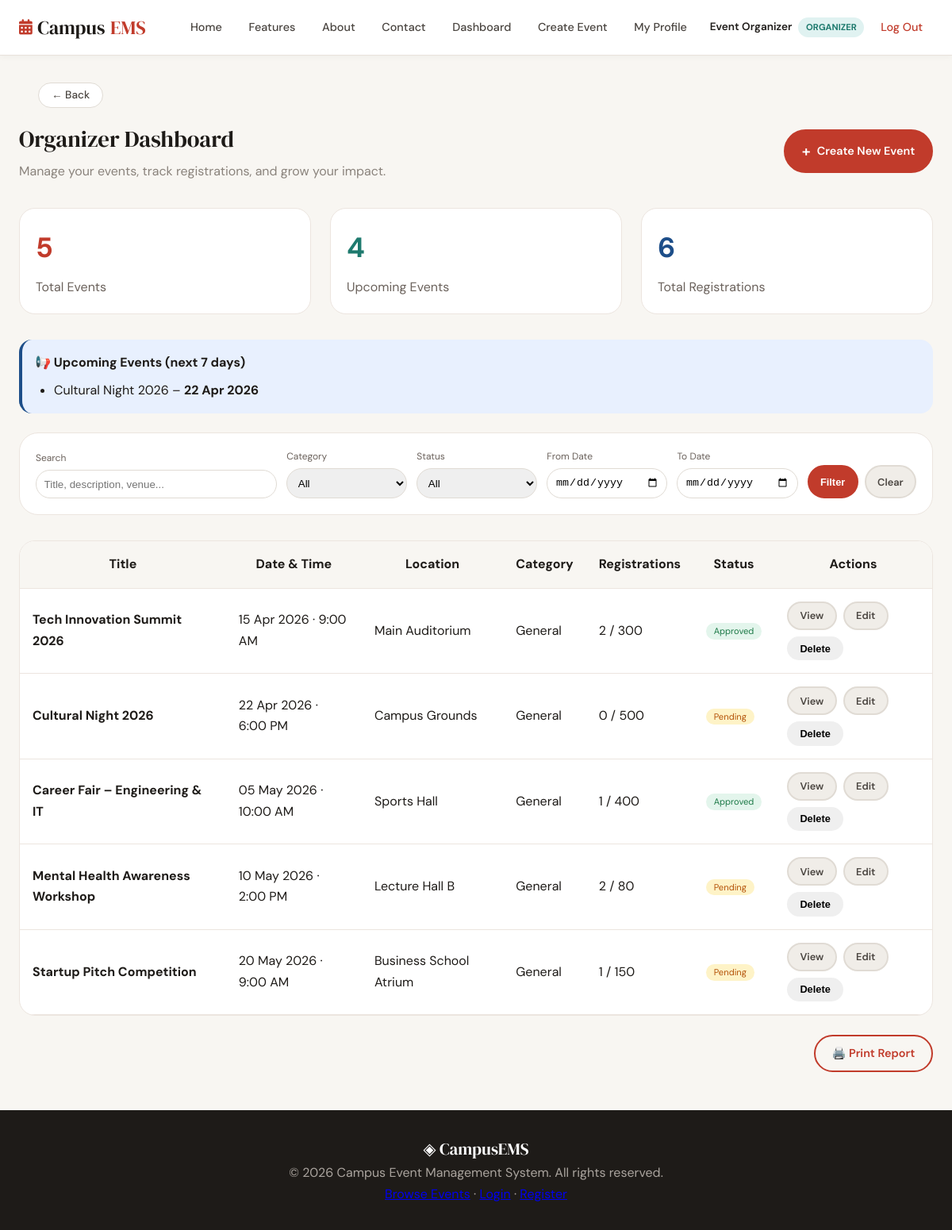
Page /organizer/dashboard.php (signed in) on the committed database.
### tables this page shows
CREATE TABLE `events` (
  `id` int(11) NOT NULL,
  `title` varchar(200) NOT NULL,
  `description` text NOT NULL,
  `event_date` datetime NOT NULL,
  `venue` varchar(200) NOT NULL,
  `capacity` int(11) NOT NULL DEFAULT '100',
  `created_by` int(11) NOT NULL,
  `created_at` datetime NOT NULL DEFAULT CURRENT_TIMESTAMP,
  `deleted_at` datetime DEFAULT NULL,
  `rejection_reason` text,
  `status` enum('pending','approved','rejected') DEFAULT 'pending',
  `poster_image` varchar(255) DEFAULT NULL,
  `video_url` varchar(255) DEFAULT NULL,
  `video_file` varchar(255) DEFAULT NULL,
  `category` varchar(50) DEFAULT 'General'
);

### organizer/dashboard.php (the view, shortened to what this page needs)
<?php
require_once __DIR__ . '/../auth/auth.php';
$uid = current_user_id();
$conn = db_connect();
$stats = [];
$res = $conn->query("SELECT COUNT(*) AS c FROM events WHERE created_by = $uid AND deleted_at IS NULL");
$stats['total_events'] = $res->fetch_assoc()['c'];
$res = $conn->query("SELECT COUNT(*) AS c FROM events WHERE created_by = $uid AND event_date >= NOW() AND deleted_at IS NULL");
$stats['upcoming_events'] = $res->fetch_assoc()['c'];
$res = $conn->query("SELECT COUNT(*) AS c FROM registrations r JOIN events e ON e.id = r.event_id WHERE e.created_by = $uid AND r.status = 'registered'");
$stats['total_registrations'] = $res->fetch_assoc()['c'];
$stmt = $conn->prepare("SELECT id, title, event_date FROM events WHERE created_by = ? AND deleted_at IS NULL AND event_date BETWEEN NOW() AND DATE_ADD(NOW(), INTERVAL 7 DAY) ORDER BY event_date ASC");
$stmt->bind_param('i', $uid);
$stmt->execute();
$notifications = $stmt->get_result()->fetch_all(MYSQLI_ASSOC);
$search = trim($_GET['search'] ?? '');
$date_from = $_GET['date_from'] ?? '';
$date_to = $_GET['date_to'] ?? '';
$sql = "SELECT e.*,
        (SELECT COUNT(*) FROM registrations WHERE event_id=e.id AND status='registered') AS reg_count
        FROM events e
        WHERE e.created_by = ? AND e.deleted_at IS NULL";
$params = [$uid];
$types = 'i';
$sql .= " ORDER BY e.event_date ASC";
$stmt = $conn->prepare($sql);
$stmt->bind_param($types, ...$params);
$stmt->execute();
$events = $stmt->get_result()->fetch_all(MYSQLI_ASSOC);
require_once __DIR__ . '/../includes/header.php';
?>
<div class="container" style="padding-top: 1rem;">
    <div class="nav-button-wrapper">
    </div>
    <div style="display: flex; justify-content: space-between; align-items: center; margin-bottom: 2rem; flex-wrap: wrap;">
        <div>
            <h1 style="font-size: 1.8rem; margin-bottom: 0.25rem;">Organizer Dashboard</h1>
            <p class="text-muted">Manage your events, track registrations, and grow your impact.</p>
        </div>
        <a href="<?= base_url('organizer/create_event.php') ?>" class="btn btn-primary" style="display: inline-flex; align-items: center; gap: 0.5rem;">
            <span style="font-size: 1.2rem;">+</span> Create New Event
        </a>
    </div>
    <div style="display: grid; grid-template-columns: repeat(auto-fit, minmax(200px, 1fr)); gap: 1.5rem; margin-bottom: 2rem;">
        <div class="stat-card" style="background: white; border-radius: 20px; padding: 1.25rem; border: 1px solid #ece5df; transition: 0.2s;">
            <div style="font-size: 2.2rem; font-weight: 700; color: #c13b2b;"><?= $stats['total_events'] ?></div>
            <div style="color: #6b625c; margin-top: 0.5rem;">Total Events</div>
        </div>
        <div class="stat-card" style="background: white; border-radius: 20px; padding: 1.25rem; border: 1px solid #ece5df;">
            <div style="font-size: 2.2rem; font-weight: 700; color: #1e7a6e;"><?= $stats['upcoming_events'] ?></div>
            <div style="color: #6b625c; margin-top: 0.5rem;">Upcoming Events</div>
        </div>
        <div class="stat-card" style="background: white; border-radius: 20px; padding: 1.25rem; border: 1px solid #ece5df;">
            <div style="font-size: 2.2rem; font-weight: 700; color: #1d4e89;"><?= $stats['total_registrations'] ?></div>
            <div style="color: #6b625c; margin-top: 0.5rem;">Total Registrations</div>
        </div>
    </div>
    <?php if (!empty($notifications)): ?>
        <div style="background: #e8f0fe; border-left: 4px solid #1d4e89; border-radius: 16px; padding: 1rem; margin-bottom: 1.5rem;">
            <strong style="display: block; margin-bottom: 0.5rem;">📢 Upcoming Events (next 7 days)</strong>
            <ul style="margin-left: 1.5rem;">
                <?php foreach ($notifications as $notif): ?>
                    <li><?= e($notif['title']) ?> – <strong><?= date('d M Y', strtotime($notif['event_date'])) ?></strong></li>
                <?php endforeach; ?>
            </ul>
        </div>
    <?php endif; ?>
    <div style="background: white; border-radius: 24px; padding: 1.25rem; margin-bottom: 2rem; border: 1px solid #ece5df;">
        <form method="GET" action="" style="display: flex; flex-wrap: wrap; gap: 0.75rem; align-items: flex-end;">
            <div style="flex: 2; min-width: 180px;">
                <label style="display: block; font-size: 0.75rem; margin-bottom: 0.25rem; color: #6b625c;">Search</label>
                <input type="text" name="search" placeholder="Title, description, venue..." value="<?= e($search) ?>" style="width: 100%; padding: 0.6rem; border: 1px solid #e0dbd4; border-radius: 30px;">
            </div>
            <div style="flex: 1; min-width: 130px;">
                <label style="display: block; font-size: 0.75rem; margin-bottom: 0.25rem; color: #6b625c;">Category</label>
                <select name="category" style="width: 100%; padding: 0.6rem; border-radius: 30px; border: 1px solid #e0dbd4;">
                    <option value="">All</option>
                </select>
            </div>
            <div style="flex: 1; min-width: 130px;">
                <label style="display: block; font-size: 0.75rem; margin-bottom: 0.25rem; color: #6b625c;">Status</label>
                <select name="status" style="width: 100%; padding: 0.6rem; border-radius: 30px; border: 1px solid #e0dbd4;">
                    <option value="">All</option>
                </select>
            </div>
            <div style="flex: 1; min-width: 130px;">
                <label style="display: block; font-size: 0.75rem; margin-bottom: 0.25rem; color: #6b625c;">From Date</label>
                <input type="date" name="date_from" value="<?= e($date_from) ?>" style="width: 100%; padding: 0.6rem; border-radius: 30px; border: 1px solid #e0dbd4;">
            </div>
            <div style="flex: 1; min-width: 130px;">
                <label style="display: block; font-size: 0.75rem; margin-bottom: 0.25rem; color: #6b625c;">To Date</label>
                <input type="date" name="date_to" value="<?= e($date_to) ?>" style="width: 100%; padding: 0.6rem; border-radius: 30px; border: 1px solid #e0dbd4;">
            </div>
            <div style="display: flex; gap: 0.5rem;">
                <button type="submit" class="btn btn-primary btn-sm" style="height: 42px;">Filter</button>
                <a href="<?= base_url('organizer/dashboard.php') ?>" class="btn btn-ghost btn-sm" style="height: 42px;">Clear</a>
            </div>
        </form>
    </div>
    <div style="background: white; border-radius: 20px; border: 1px solid #ece5df; overflow-x: auto;">
        <table style="width: 100%; border-collapse: collapse;">
            <thead>
                <tr style="background: #f8f6f2; border-bottom: 1px solid #ece5df;">
                    <th style="padding: 1rem;">Title</th>
                    <th style="padding: 1rem;">Date & Time</th>
                    <th style="padding: 1rem;">Location</th>
                    <th style="padding: 1rem;">Category</th>
                    <th style="padding: 1rem;">Registrations</th>
                    <th style="padding: 1rem;">Status</th>
                    <th style="padding: 1rem;">Actions</th>
                </tr>
            </thead>
            <tbody>
                <?php foreach ($events as $ev): ?>
                <tr style="border-bottom: 1px solid #ece5df;">
                    <td style="padding: 1rem;"><strong><?= e($ev['title']) ?></strong></td>
                    <td style="padding: 1rem;"><?= date('d M Y · g:i A', strtotime($ev['event_date'])) ?></td>
                    <td style="padding: 1rem;"><?= e($ev['venue']) ?></td>
                    <td style="padding: 1rem;"><?= e($ev['category']) ?></td>
                    <td style="padding: 1rem;"><?= (int)$ev['reg_count'] ?> / <?= (int)$ev['capacity'] ?></td>
                    <td style="padding: 1rem;">
                        <span class="badge badge-<?= $ev['status'] ?>" style="background: <?= $ev['status'] === 'approved' ? '#e3f5ec' : ($ev['status'] === 'pending' ? '#fef3c7' : '#fee9e6') ?>; color: <?= $ev['status'] === 'approved' ? '#1e7a48' : ($ev['status'] === 'pending' ? '#b45309' : '#c13b2b') ?>; padding: 0.2rem 0.6rem; border-radius: 30px; font-size: 0.7rem;">
                            <?= ucfirst($ev['status']) ?>
                        </span>
                    </td>
                    <td style="padding: 1rem;">
                        <div style="display: flex; gap: 0.5rem; flex-wrap: wrap;">
                            <a href="<?= base_url('event_details.php?id='.$ev['id']) ?>" class="btn btn-ghost btn-sm">View</a>
                            <a href="<?= base_url('organizer/edit_event.php?id='.$ev['id']) ?>" class="btn btn-ghost btn-sm">Edit</a>
                            <button class="btn btn-danger btn-sm delete-event" data-id="<?= $ev['id'] ?>" data-title="<?= e($ev['title']) ?>">Delete</button>
                        </div>
                    </td>
                </tr>
                <?php endforeach; ?>
            </tbody>
        </table>
    </div>
    <div style="text-align: right; margin-top: 1.5rem;">
        <a href="<?= base_url('organizer/print_report.php') ?>" class="btn btn-outline" target="_blank">🖨️ Print Report</a>
    </div>
</div>
<?php require_once __DIR__ . '/../includes/footer.php'; ?>

### includes/header.php (style rules this page uses)
* { margin:0; padding:0; box-sizing:border-box; }
body { font-family:'DM Sans',sans-serif; background:#f8f6f2; color:#1e1b18; line-height:1.65; min-height:100vh; display:flex; flex-direction:column; }
h1,h2,h3,h4 { font-family:'DM Serif Display',Georgia,serif; font-weight:500; }
.container { max-width:1240px; margin:0 auto; padding:0 1.5rem; }
.btn { display:inline-flex; align-items:center; gap:0.5rem; padding:0.6rem 1.3rem; border-radius:40px; font-weight:600; font-size:0.9rem; border:2px solid transparent; cursor:pointer; text-decoration:none; }
.btn-sm { padding:0.35rem 0.9rem; font-size:0.8rem; }
.btn-primary { background:#c13b2b; color:white; border-color:#c13b2b; }
.btn-outline { background:transparent; color:#c13b2b; border-color:#c13b2b; }
.btn-ghost { background:#f0ede8; color:#4a4540; border-color:#e0dbd4; }
.text-muted { color:#8a837c; }
html { scroll-behavior: smooth; }

### rows in the picture
events: title "Cultural Night 2026", event_date "22 Apr 2026", event_date "22 Apr 2026 · 6:00 PM", venue "Campus Grounds", category "General", reg_count "0", capacity "500", status "Pending"
events: title "Tech Innovation Summit 2026", event_date "15 Apr 2026 · 9:00 AM", venue "Main Auditorium", category "General", reg_count "2", capacity "300", status "Approved"
events: title "Career Fair – Engineering & IT", event_date "05 May 2026 · 10:00 AM", venue "Sports Hall", category "General", reg_count "1", capacity "400", status "Approved"
events: title "Mental Health Awareness Workshop", event_date "10 May 2026 · 2:00 PM", venue "Lecture Hall B", category "General", reg_count "2", capacity "80", status "Pending"
events: title "Startup Pitch Competition", event_date "20 May 2026 · 9:00 AM", venue "Business School Atrium", category "General", reg_count "1", capacity "150", status "Pending"

### other values in the picture
current_user_name() "Event Organizer"
current_role() "ORGANIZER"
$stats['total_events'] "5"
$stats['upcoming_events'] "4"
$stats['total_registrations'] "6"
